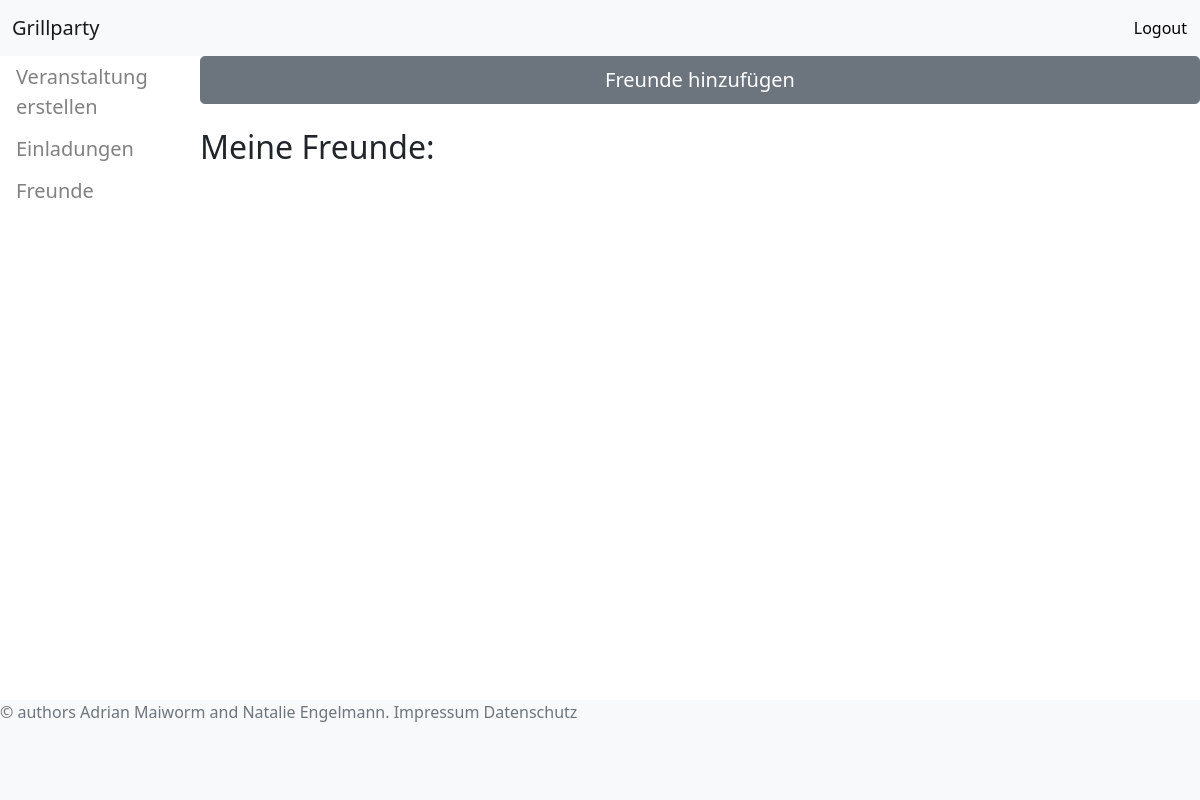
Before: /friends (signed in) with the older database file.
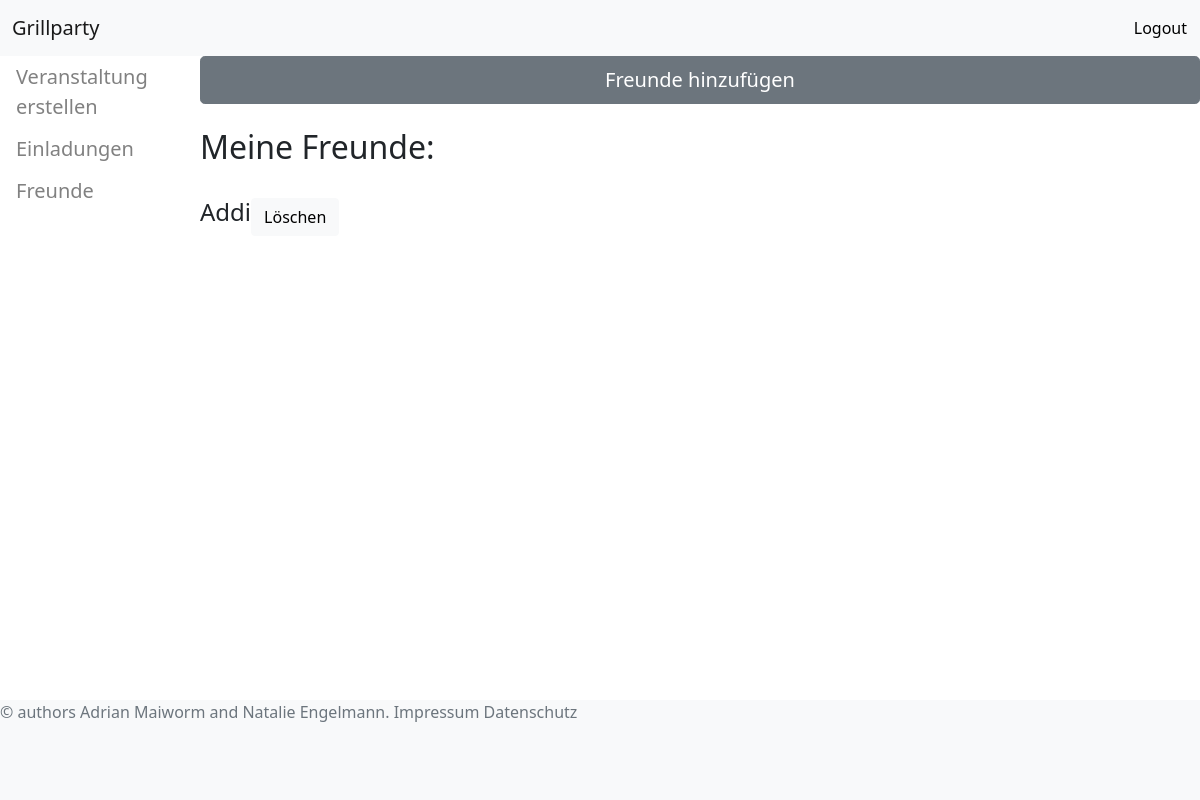
After: the same page with the newer database file.
### tables this page shows
CREATE TABLE friends (friend1_mail TEXT NOT NULL, friend2_mail TEXT NOT NULL, FOREIGN KEY (friend1_mail) REFERENCES users (mailaddress), FOREIGN KEY (friend2_mail) REFERENCES users (mailaddress), PRIMARY KEY (friend1_mail, friend2_mail));

CREATE TABLE users (
				mailaddress TEXT NOT NULL PRIMARY KEY,
				name TEXT NOT NULL,
				password TEXT NOT NULL);

### main.py (the view, shortened to what this page needs)
@app.route('/friends', methods= ["GET", "POST"])
def friends():
    user = session["user"]
    friend_requests_to_me = check_for_friend_requests(conn, cur, user, "foreign_requests")
    my_friends = select_friends(conn, cur, user)
    len_friend_requests_to_me = len(friend_requests_to_me)
    return render_template('friends.html', friend_requests_to_me=friend_requests_to_me, my_friends=my_friends, len_friend_requests_to_me=len_friend_requests_to_me)

### db_connection.py (called while the page is built)
def select_friends(conn, cur, user):
	script = """
	SELECT users.name, friend2_mail
	FROM friends
	INNER JOIN users on users.mailaddress = friends.friend2_mail
	WHERE friend2_mail IN
		(SELECT friend1_mail
		FROM friends
		WHERE friend2_mail = ?)
	AND friend1_mail = ?;
	"""
	parameters = [user, user]
	cur.execute(script, parameters)
	friends = cur.fetchall()
	return friends

### templates/friends.html (shortened to what this page needs)
{% extends "dashboard.html" %}
{% block overview%}
<div class=" container-1">
    <div class="button">
        <a href="/addfriend" class="btn btn-secondary btn-lg w-100">Freunde hinzufügen</a>
    </div>
    <br>
    <h2>Meine Freunde:</h2>
    <br>
    <div class="FriendRequest">
        {% for friend in my_friends %}
        <div class="Friends">
            <p>
                <h4>{{ friend[0] }}</h4>
                <form method="post">
                    <button name="delete_friend" type="submit" value="{{ friend[1] }}" class="btn btn-light">Löschen</button>
                </form>
            </p>
            <span class="badge badge-primary">{{ friend[1] }}</span>
        </div>
        {% endfor %}
    </div>
</div>
{% endblock %}

Changed rows visible on the page:
now on this page (row edited): friends: name "Addi"
